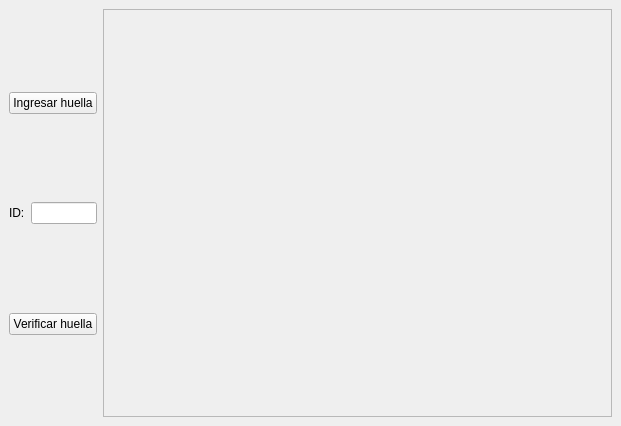
<?xml version="1.0" encoding="UTF-8"?>
<ui version="4.0">
 <class>MainWindow</class>
 <widget class="QMainWindow" name="MainWindow">
  <property name="geometry">
   <rect>
    <x>0</x>
    <y>0</y>
    <width>621</width>
    <height>426</height>
   </rect>
  </property>
  <property name="sizePolicy">
   <sizepolicy hsizetype="Minimum" vsizetype="Minimum">
    <horstretch>0</horstretch>
    <verstretch>0</verstretch>
   </sizepolicy>
  </property>
  <property name="windowTitle">
   <string>MainWindow</string>
  </property>
  <widget class="QWidget" name="centralwidget">
   <layout class="QGridLayout" name="gridLayout">
    <item row="0" column="0">
     <layout class="QHBoxLayout" name="horizontalLayout">
      <item>
       <layout class="QVBoxLayout" name="verticalLayout">
        <item>
         <spacer name="verticalSpacer">
          <property name="orientation">
           <enum>Qt::Vertical</enum>
          </property>
          <property name="sizeHint" stdset="0">
           <size>
            <width>20</width>
            <height>40</height>
           </size>
          </property>
         </spacer>
        </item>
        <item>
         <widget class="QPushButton" name="btn_ingresar">
          <property name="text">
           <string>Ingresar huella</string>
          </property>
         </widget>
        </item>
        <item>
         <spacer name="verticalSpacer_3">
          <property name="orientation">
           <enum>Qt::Vertical</enum>
          </property>
          <property name="sizeHint" stdset="0">
           <size>
            <width>20</width>
            <height>40</height>
           </size>
          </property>
         </spacer>
        </item>
        <item>
         <layout class="QHBoxLayout" name="horizontalLayout_2">
          <item>
           <widget class="QLabel" name="label_2">
            <property name="sizePolicy">
             <sizepolicy hsizetype="Maximum" vsizetype="Preferred">
              <horstretch>0</horstretch>
              <verstretch>0</verstretch>
             </sizepolicy>
            </property>
            <property name="text">
             <string>ID:</string>
            </property>
           </widget>
          </item>
          <item>
           <widget class="QLineEdit" name="lineEdit">
            <property name="sizePolicy">
             <sizepolicy hsizetype="Ignored" vsizetype="Fixed">
              <horstretch>0</horstretch>
              <verstretch>0</verstretch>
             </sizepolicy>
            </property>
            <property name="text">
             <string/>
            </property>
            <property name="clearButtonEnabled">
             <bool>false</bool>
            </property>
           </widget>
          </item>
         </layout>
        </item>
        <item>
         <spacer name="verticalSpacer_4">
          <property name="orientation">
           <enum>Qt::Vertical</enum>
          </property>
          <property name="sizeHint" stdset="0">
           <size>
            <width>20</width>
            <height>40</height>
           </size>
          </property>
         </spacer>
        </item>
        <item>
         <widget class="QPushButton" name="btn_verificar">
          <property name="text">
           <string>Verificar huella</string>
          </property>
         </widget>
        </item>
        <item>
         <spacer name="verticalSpacer_2">
          <property name="orientation">
           <enum>Qt::Vertical</enum>
          </property>
          <property name="sizeHint" stdset="0">
           <size>
            <width>20</width>
            <height>40</height>
           </size>
          </property>
         </spacer>
        </item>
       </layout>
      </item>
      <item>
       <widget class="QFrame" name="frame">
        <property name="sizePolicy">
         <sizepolicy hsizetype="Expanding" vsizetype="Expanding">
          <horstretch>0</horstretch>
          <verstretch>0</verstretch>
         </sizepolicy>
        </property>
        <property name="frameShape">
         <enum>QFrame::StyledPanel</enum>
        </property>
        <property name="frameShadow">
         <enum>QFrame::Raised</enum>
        </property>
        <layout class="QGridLayout" name="gridLayout_2">
         <item row="0" column="0">
          <widget class="QLabel" name="label">
           <property name="text">
            <string/>
           </property>
          </widget>
         </item>
        </layout>
       </widget>
      </item>
     </layout>
    </item>
   </layout>
  </widget>
 </widget>
 <resources/>
 <connections/>
</ui>
